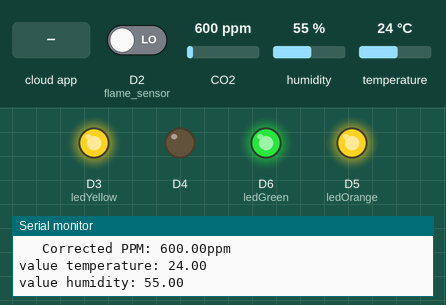
A sketch run on a simulated ESP8266 (NodeMCU). Shown: output pins drawn as LEDs (lit = HIGH), the last lines printed to the serial monitor. The test bench sets the inputs (shaded band); at power-on: D2 (flame_sensor) LOW, CO2 600 ppm, humidity 55 %, temperature 24 °C. WiFi joins after 1.5 s; servers stay silent unless stated; the Firebase database answers and starts empty.

Above: at 6.2 s.
6.3 s: the phone or cloud app sets PPM to 0
At 9.4 s:
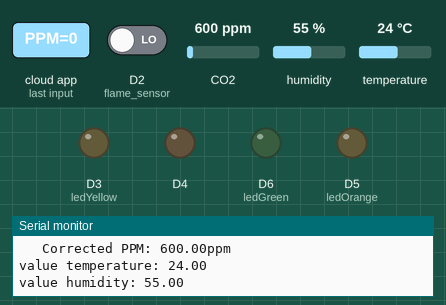
13.0 s: the phone or cloud app sets PPM to 1
At 19.6 s:
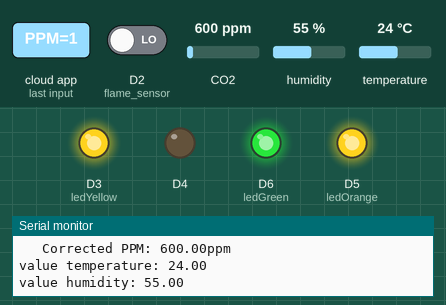
Timing chart, 0 to 21.1 s (numbered marks = the images above; inputs shaded):
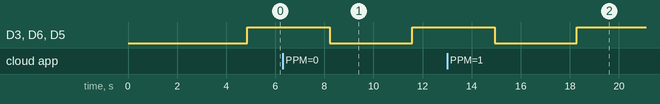

Measured:
- after the input at 6.3 s, D3 (ledYellow), D6 (ledGreen), D5 (ledOrange): HIGH → LOW after 1.9 s, → HIGH 3.4 s later
- after the input at 13.0 s, D3 (ledYellow), D6 (ledGreen), D5 (ledOrange): HIGH → LOW after 1.9 s, → HIGH 3.4 s later

The sketch:

Final.ino
```cpp
// (licence header left out)
#include "FirebaseESP8266.h"
#include <ESP8266WiFi.h>
#include <DHT.h>
#include "MQ135.h"

#define PIN_MQ135 A0

//prosess sensor temperture
const int DHTPIN = D1;
const int DHTTYPE = DHT22;

DHT dht(DHTPIN, DHTTYPE);
MQ135 mq135_sensor = MQ135(PIN_MQ135);

#define FIREBASE_HOST "wateringsystem-48fbc.firebaseio.com"
#define FIREBASE_AUTH "gChHKpBsXMICPlsELMr3FvGpSuah3ppV9Oe4b2NJ"
#define WIFI_SSID "Bee_IoT"
#define WIFI_PASSWORD "tuandaik"

//
//
//#include <iostream>
//#include <chrono>
//#include <ctime>

//Define FirebaseESP8266 data object
FirebaseData firebaseData;
int ledYellow = D3;
int ledGreen = D6;
int ledOrange = D5;
int flame_sensor = D2;
int flying_Fish = A0;
int flame_detected;
void setup()
{

  Serial.begin(115200);
  pinMode(2, OUTPUT);
  pinMode(ledYellow, OUTPUT);
  pinMode(D6, OUTPUT);
  pinMode(D5, OUTPUT);
  pinMode(flame_sensor,INPUT);
  WiFi.begin(WIFI_SSID, WIFI_PASSWORD);
  dht.begin();
  Serial.print("Connecting to Wi-Fi");
  while (WiFi.status() != WL_CONNECTED)
  {
    Serial.print(".");
    delay(300);
  }
  Serial.println();
  Serial.print("Connected with IP: ");
  Serial.println(WiFi.localIP());
  Serial.println();

  Firebase.begin(FIREBASE_HOST, FIREBASE_AUTH);
  Firebase.reconnectWiFi(true);

  //Set database read timeout to 1 minute (max 15 minutes)
  Firebase.setReadTimeout(firebaseData, 1000 * 60);
  //tiny, small, medium, large and unlimited.
  //Size and its write timeout e.g. tiny (1s), small (10s), medium (30s) and large (60s).
  Firebase.setwriteSizeLimit(firebaseData, "tiny");

}

void loop()
{

  float h = dht.readHumidity(); //read Humidity
  float t = dht.readTemperature(); //read Temperature
  Firebase.setDouble(firebaseData,"/TEMPERATURE", t);         //set value
  Firebase.setDouble(firebaseData,"/HUMIDITY", h);            //set value
  Serial.printf("value temperature: %.2f\n",t);
  Serial.printf("value humidity: %.2f\n",h);
  Serial.println(); //Xuống hàng
  delay(1000);
  //==========FLAME_SENSOR==========
  flame_detected = digitalRead(flame_sensor);
  Firebase.setInt(firebaseData,"/FLAME_DETECTED", flame_detected); //set value

  //-------endflame--------

   delay(1000);
  //==========FLYING_FISH==========
  double PPM = mq135_sensor.getCorrectedPPM(t, h);
  Firebase.setDouble(firebaseData,"/PPM", PPM);             //set value
  Serial.print("\t Corrected PPM: ");
  Serial.print(PPM);
  Serial.println("ppm");
  //-------endflying_fish--------

  int fireStatus= -1,temperature,ppm;

  if(Firebase.getInt(firebaseData, "/LED_STATUS"))
      fireStatus = firebaseData.intData();
  if(Firebase.getInt(firebaseData, "/TEMPERATURE"))
      temperature = firebaseData.intData();
  if(Firebase.getInt(firebaseData, "/PPM"))
      ppm = firebaseData.intData();
  if(Firebase.getInt(firebaseData, "/FLAME_DETECTED"))
      flame_detected = firebaseData.intData();

  if(flame_detected==1)
    fireStatus = 3;
  else if(temperature>60)
    fireStatus = 3;
  else if(ppm>=15)
    fireStatus = 3;
  else if(ppm>=10&&ppm<15)
    fireStatus = 2;
  else if(temperature>=50&&temperature<=60)
    fireStatus = 2;
  else if(temperature>=40)
    fireStatus = 1;
  else if(ppm>6)
    fireStatus = 1;
  else
    fireStatus = 0;
Firebase.setInt(firebaseData, "/WARNING",fireStatus);
switch (fireStatus){
    case 0:
          digitalWrite(ledGreen, LOW);
          digitalWrite(ledYellow, LOW);
          digitalWrite(ledOrange, LOW);
          break;

      case 1:
          digitalWrite(ledGreen, HIGH);
          digitalWrite(ledYellow, LOW);
          digitalWrite(ledOrange, LOW);
          break;
      case 2:
          digitalWrite(ledGreen, HIGH);
          digitalWrite(ledYellow, HIGH);
          digitalWrite(ledOrange, LOW);
          break;
      case 3:
          digitalWrite(ledGreen, HIGH);
          digitalWrite(ledYellow, HIGH);
          digitalWrite(ledOrange, HIGH);
          break;
  }


}
```
